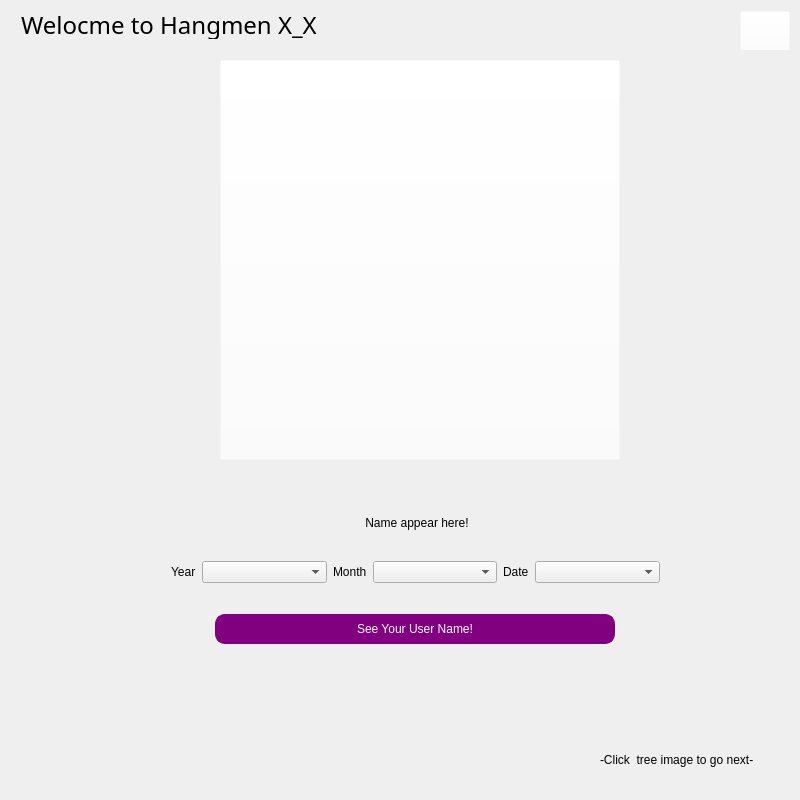
<?xml version="1.0" encoding="UTF-8"?>
<ui version="4.0">
 <class>MainWindow</class>
 <widget class="QMainWindow" name="MainWindow">
  <property name="geometry">
   <rect>
    <x>0</x>
    <y>0</y>
    <width>800</width>
    <height>800</height>
   </rect>
  </property>
  <property name="sizePolicy">
   <sizepolicy hsizetype="Fixed" vsizetype="Fixed">
    <horstretch>0</horstretch>
    <verstretch>0</verstretch>
   </sizepolicy>
  </property>
  <property name="minimumSize">
   <size>
    <width>800</width>
    <height>800</height>
   </size>
  </property>
  <property name="maximumSize">
   <size>
    <width>800</width>
    <height>800</height>
   </size>
  </property>
  <property name="windowTitle">
   <string>MainWindow</string>
  </property>
  <property name="styleSheet">
   <string notr="true"/>
  </property>
  <property name="iconSize">
   <size>
    <width>100</width>
    <height>100</height>
   </size>
  </property>
  <widget class="QWidget" name="centralWidget">
   <property name="styleSheet">
    <string notr="true">#centralWidget
{
backgroud: rgba(219, 157, 233,100);
border-image: url(:/background/back1.jpg);
}</string>
   </property>
   <widget class="QWidget" name="layoutWidget">
    <property name="geometry">
     <rect>
      <x>160</x>
      <y>480</y>
      <width>511</width>
      <height>201</height>
     </rect>
    </property>
    <layout class="QVBoxLayout" name="verticalLayout">
     <item>
      <layout class="QHBoxLayout" name="horizontalLayout_4">
       <item>
        <widget class="QLabel" name="Nameshow">
         <property name="sizePolicy">
          <sizepolicy hsizetype="Fixed" vsizetype="Fixed">
           <horstretch>0</horstretch>
           <verstretch>0</verstretch>
          </sizepolicy>
         </property>
         <property name="styleSheet">
          <string notr="true">font: 20pt &quot;Chalkboard&quot;;</string>
         </property>
         <property name="text">
          <string> Name appear here!</string>
         </property>
        </widget>
       </item>
      </layout>
     </item>
     <item>
      <layout class="QHBoxLayout" name="horizontalLayout">
       <item>
        <widget class="QLabel" name="Yearlabel">
         <property name="sizePolicy">
          <sizepolicy hsizetype="Fixed" vsizetype="Fixed">
           <horstretch>0</horstretch>
           <verstretch>0</verstretch>
          </sizepolicy>
         </property>
         <property name="styleSheet">
          <string notr="true">font: 13pt &quot;Chalkboard&quot;;</string>
         </property>
         <property name="text">
          <string>Year</string>
         </property>
        </widget>
       </item>
       <item>
        <widget class="QComboBox" name="Year">
         <property name="styleSheet">
          <string notr="true">font: 13pt &quot;Chalkboard&quot;;</string>
         </property>
        </widget>
       </item>
       <item>
        <widget class="QLabel" name="daylabel">
         <property name="sizePolicy">
          <sizepolicy hsizetype="Fixed" vsizetype="Fixed">
           <horstretch>0</horstretch>
           <verstretch>0</verstretch>
          </sizepolicy>
         </property>
         <property name="styleSheet">
          <string notr="true">font: 13pt &quot;Chalkboard&quot;;</string>
         </property>
         <property name="text">
          <string>Month</string>
         </property>
        </widget>
       </item>
       <item>
        <widget class="QComboBox" name="Month">
         <property name="styleSheet">
          <string notr="true">font: 13pt &quot;Chalkboard&quot;;</string>
         </property>
        </widget>
       </item>
       <item>
        <widget class="QLabel" name="monthlabel">
         <property name="sizePolicy">
          <sizepolicy hsizetype="Fixed" vsizetype="Fixed">
           <horstretch>0</horstretch>
           <verstretch>0</verstretch>
          </sizepolicy>
         </property>
         <property name="styleSheet">
          <string notr="true">font: 13pt &quot;Chalkboard&quot;;</string>
         </property>
         <property name="text">
          <string>Date</string>
         </property>
        </widget>
       </item>
       <item>
        <widget class="QComboBox" name="day">
         <property name="styleSheet">
          <string notr="true">font: 13pt &quot;Chalkboard&quot;;</string>
         </property>
        </widget>
       </item>
      </layout>
     </item>
     <item>
      <layout class="QHBoxLayout" name="horizontalLayout_3">
       <property name="topMargin">
        <number>0</number>
       </property>
       <item>
        <widget class="QPushButton" name="Namebutton">
         <property name="sizePolicy">
          <sizepolicy hsizetype="Fixed" vsizetype="Fixed">
           <horstretch>0</horstretch>
           <verstretch>0</verstretch>
          </sizepolicy>
         </property>
         <property name="minimumSize">
          <size>
           <width>400</width>
           <height>30</height>
          </size>
         </property>
         <property name="styleSheet">
          <string notr="true">font: 13pt &quot;Chalkboard&quot;;
border: 2px solid rgb(128, 0, 128);
border-radius: 10px;
background: rgb(128, 0, 128);
color: white;</string>
         </property>
         <property name="text">
          <string>See Your User Name!</string>
         </property>
        </widget>
       </item>
      </layout>
     </item>
    </layout>
   </widget>
   <widget class="QWidget" name="layoutWidget">
    <property name="geometry">
     <rect>
      <x>10</x>
      <y>0</y>
      <width>791</width>
      <height>50</height>
     </rect>
    </property>
    <layout class="QHBoxLayout" name="horizontalLayout_2">
     <item>
      <widget class="QLabel" name="label">
       <property name="font">
        <font>
         <family>Chalkboard</family>
         <pointsize>18</pointsize>
        </font>
       </property>
       <property name="text">
        <string>Welocme to Hangmen X_X</string>
       </property>
      </widget>
     </item>
     <item>
      <spacer name="horizontalSpacer">
       <property name="orientation">
        <enum>Qt::Horizontal</enum>
       </property>
       <property name="sizeHint" stdset="0">
        <size>
         <width>40</width>
         <height>20</height>
        </size>
       </property>
      </spacer>
     </item>
     <item>
      <widget class="QPushButton" name="Exit">
       <property name="sizePolicy">
        <sizepolicy hsizetype="Fixed" vsizetype="Fixed">
         <horstretch>0</horstretch>
         <verstretch>0</verstretch>
        </sizepolicy>
       </property>
       <property name="minimumSize">
        <size>
         <width>50</width>
         <height>50</height>
        </size>
       </property>
       <property name="maximumSize">
        <size>
         <width>50</width>
         <height>50</height>
        </size>
       </property>
       <property name="styleSheet">
        <string notr="true">background:rgba(255, 255, 255, 0)</string>
       </property>
       <property name="icon">
        <iconset>
         <selectedon>:/exit/delete.png</selectedon>
        </iconset>
       </property>
       <property name="iconSize">
        <size>
         <width>50</width>
         <height>50</height>
        </size>
       </property>
      </widget>
     </item>
    </layout>
   </widget>
   <widget class="QPushButton" name="Next">
    <property name="geometry">
     <rect>
      <x>220</x>
      <y>60</y>
      <width>400</width>
      <height>400</height>
     </rect>
    </property>
    <property name="sizePolicy">
     <sizepolicy hsizetype="Fixed" vsizetype="Fixed">
      <horstretch>0</horstretch>
      <verstretch>0</verstretch>
     </sizepolicy>
    </property>
    <property name="minimumSize">
     <size>
      <width>400</width>
      <height>400</height>
     </size>
    </property>
    <property name="maximumSize">
     <size>
      <width>250</width>
      <height>250</height>
     </size>
    </property>
    <property name="styleSheet">
     <string notr="true">background:rgba(255, 255, 255, 0)</string>
    </property>
    <property name="text">
     <string/>
    </property>
    <property name="icon">
     <iconset>
      <selectedon>:/images/Hangman's Tree.JPG</selectedon>
     </iconset>
    </property>
    <property name="iconSize">
     <size>
      <width>400</width>
      <height>350</height>
     </size>
    </property>
   </widget>
   <widget class="QLabel" name="label_2">
    <property name="geometry">
     <rect>
      <x>600</x>
      <y>750</y>
      <width>181</width>
      <height>20</height>
     </rect>
    </property>
    <property name="text">
     <string>-Click  tree image to go next-</string>
    </property>
   </widget>
  </widget>
 </widget>
 <layoutdefault spacing="6" margin="11"/>
 <resources/>
 <connections/>
</ui>
